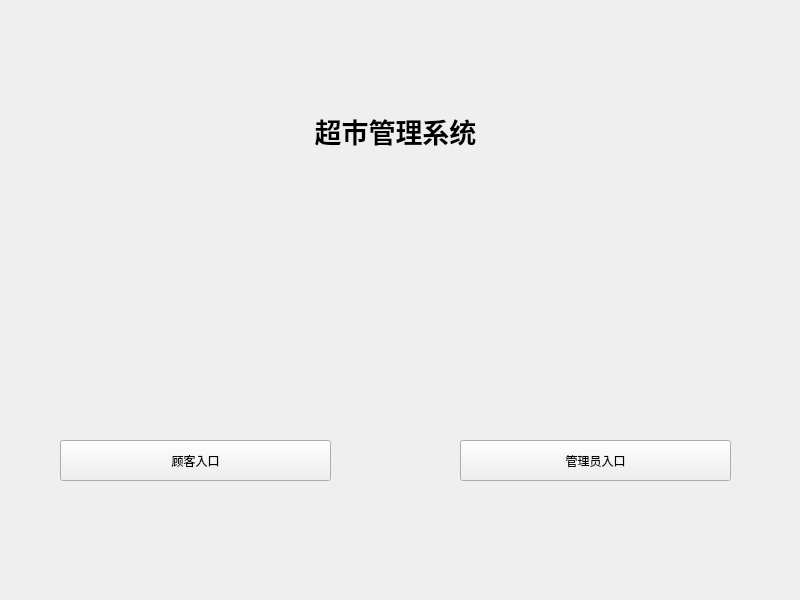
<?xml version="1.0" encoding="UTF-8"?>
<ui version="4.0">
 <class>Login_main_Form</class>
 <widget class="QWidget" name="Login_main_Form">
  <property name="geometry">
   <rect>
    <x>0</x>
    <y>0</y>
    <width>800</width>
    <height>600</height>
   </rect>
  </property>
  <property name="windowTitle">
   <string>Login_main_Form</string>
  </property>
  <widget class="QPushButton" name="Btn_client">
   <property name="geometry">
    <rect>
     <x>60</x>
     <y>440</y>
     <width>271</width>
     <height>41</height>
    </rect>
   </property>
   <property name="text">
    <string>顾客入口</string>
   </property>
  </widget>
  <widget class="QPushButton" name="Btn_manager">
   <property name="geometry">
    <rect>
     <x>460</x>
     <y>440</y>
     <width>271</width>
     <height>41</height>
    </rect>
   </property>
   <property name="text">
    <string>管理员入口</string>
   </property>
  </widget>
  <widget class="QLabel" name="label_main_title">
   <property name="geometry">
    <rect>
     <x>250</x>
     <y>100</y>
     <width>291</width>
     <height>61</height>
    </rect>
   </property>
   <property name="font">
    <font>
     <pointsize>20</pointsize>
     <italic>false</italic>
     <bold>true</bold>
     <kerning>true</kerning>
    </font>
   </property>
   <property name="text">
    <string>超市管理系统</string>
   </property>
   <property name="alignment">
    <set>Qt::AlignmentFlag::AlignCenter</set>
   </property>
  </widget>
 </widget>
 <resources/>
 <connections/>
</ui>
